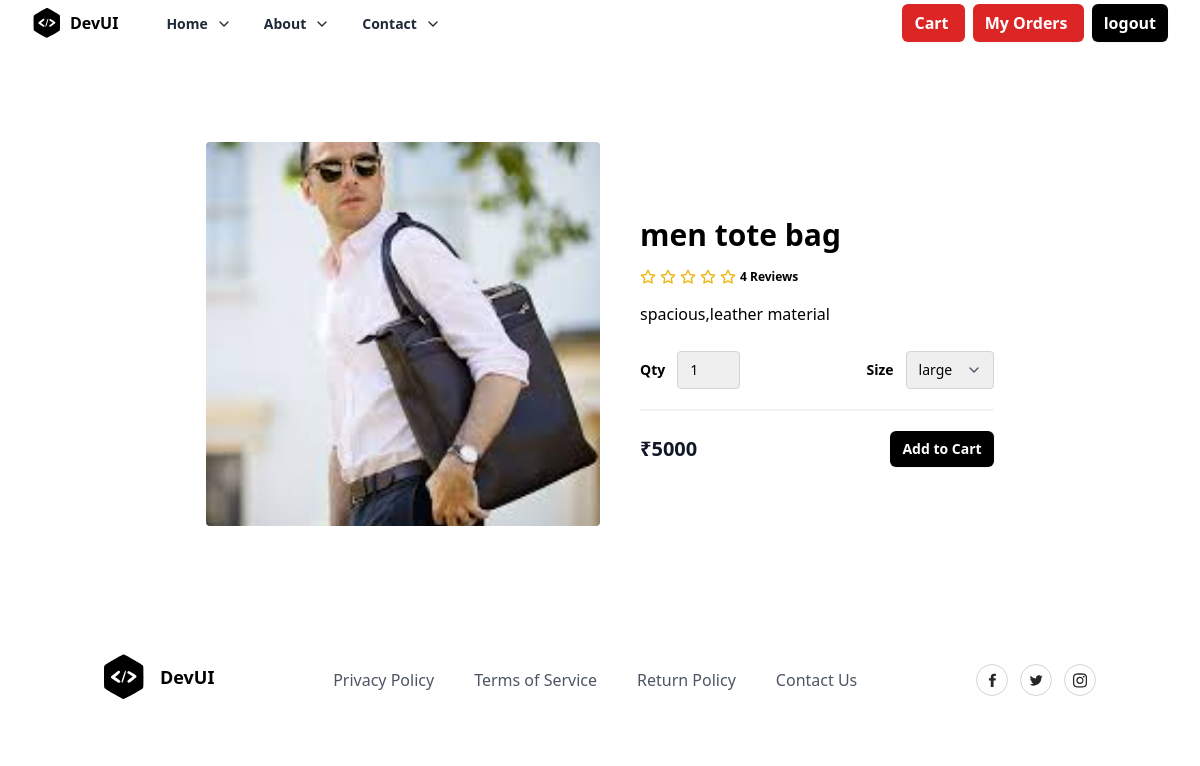
The page /bags/5/ on the database its author committed.
### bagsstore/models.py (models this page shows, shortened)
class Bag(models.Model):
    title = models.CharField(max_length=200)
    description = models.TextField(null=True, blank=True)
    size_object = models.ManyToManyField(Size)
    category_object = models.ForeignKey(Category, on_delete=models.CASCADE)
    brand_object = models.ForeignKey(Brand, on_delete=models.CASCADE)
    Colour_object=models.ForeignKey(Colour, on_delete=models.CASCADE)
    type_object=models.ManyToManyField(Type)
    image = models.ImageField(upload_to='bag_images', null=True, blank=True, default='bag_images/default.jpg')
    price = models.PositiveIntegerField()
    tag_object=models.ManyToManyField(Tag)
    created_date = models.DateTimeField(auto_now_add=True)
    updated_date = models.DateTimeField(auto_now=True)
    is_active = models.BooleanField(default=True)

### bagsstore/views.py (the view)
# urls.py: path('bags/<int:pk>/',views.BagDetailView.as_view(),name="bag-detail"),
class BagDetailView(View):
    def get(self,request,*args,**kwargs):
        id=kwargs.get("pk")
        qs=Bag.objects.get(id=id)
        return render(request,"bag_detail.html",{"data":qs})

### bagsstore/templates/bag_detail.html (shortened to what this page needs)
{%extends 'base.html'%}
{%block main_block%}
<section class="overflow-hidden">
  <form action="{%url 'cart-add' data.id%}" method="post">
    <div class="mx-auto max-w-5xl px-5 py-24">
      <div class="mx-auto flex flex-wrap items-center lg:w-4/5">
        <img alt="Nike Air Max 21A" class="h-64 w-full rounded object-cover lg:h-96 lg:w-1/2"
          src="{{data.image.url}}" />
        <div class="mt-6 w-full lg:mt-0 lg:w-1/2 lg:pl-10">
          <h1 class="my-4 text-3xl font-semibold text-black"> {{data.title}}</h1>
          <div class="my-4 flex items-center">
            <span class="flex items-center space-x-1">
              <span class="ml-3 inline-block text-xs font-semibold">
                4 Reviews
              </span>
            </span>
          </div>
          <p class="leading-relaxed">
            {{data.description}}
          </p>
          <div class="mb-5 mt-6 flex items-center border-b-2 border-gray-100 pb-5">
            <div class="flex items-center">
              <span class="mr-3 text-sm font-semibold">Qty</span>
              <select name="qty"
                class="appearance-none rounded border border-gray-300 py-2 pl-3 pr-10 text-sm focus:border-black focus:outline-none focus:ring-2 focus:ring-black">
                <option>1</option>
              </select>
            </div>
            <div class="ml-auto flex items-center">
              <span class="mr-3 text-sm font-semibold">Size</span>
              <div class="relative">
                <select name="size"
                  class="appearance-none rounded border border-gray-300 py-2 pl-3 pr-10 text-sm focus:border-black focus:outline-none focus:ring-2 focus:ring-black">
                  {%for sob in data.size_object.all%}
                  <option value="{{sob.name}}">{{sob.name}}</option>
                  {%endfor%}
                </select>
                <span
                  class="pointer-events-none absolute right-0 top-0 flex h-full w-10 items-center justify-center text-center text-gray-600">
                </span>
              </div>
            </div>
          </div>
          <div class="flex items-center justify-between">
            <span class="title-font text-xl font-bold text-gray-900">
              ₹{{data.price}}
            </span>
            <button type="submit"
              class="rounded-md bg-black px-3 py-2 text-sm font-semibold text-white shadow-sm hover:bg-black/80 focus-visible:outline focus-visible:outline-2 focus-visible:outline-offset-2 focus-visible:outline-black">
              Add to Cart
            </button>
          </div>
        </div>
      </div>
    </div>
  </form>
</section>
{%endblock%}

### rows shown on the page
Bag: image (picture), title "men tote bag", description "spacious,leather material", price "5000"

### other values the page prints
form field size "large"
